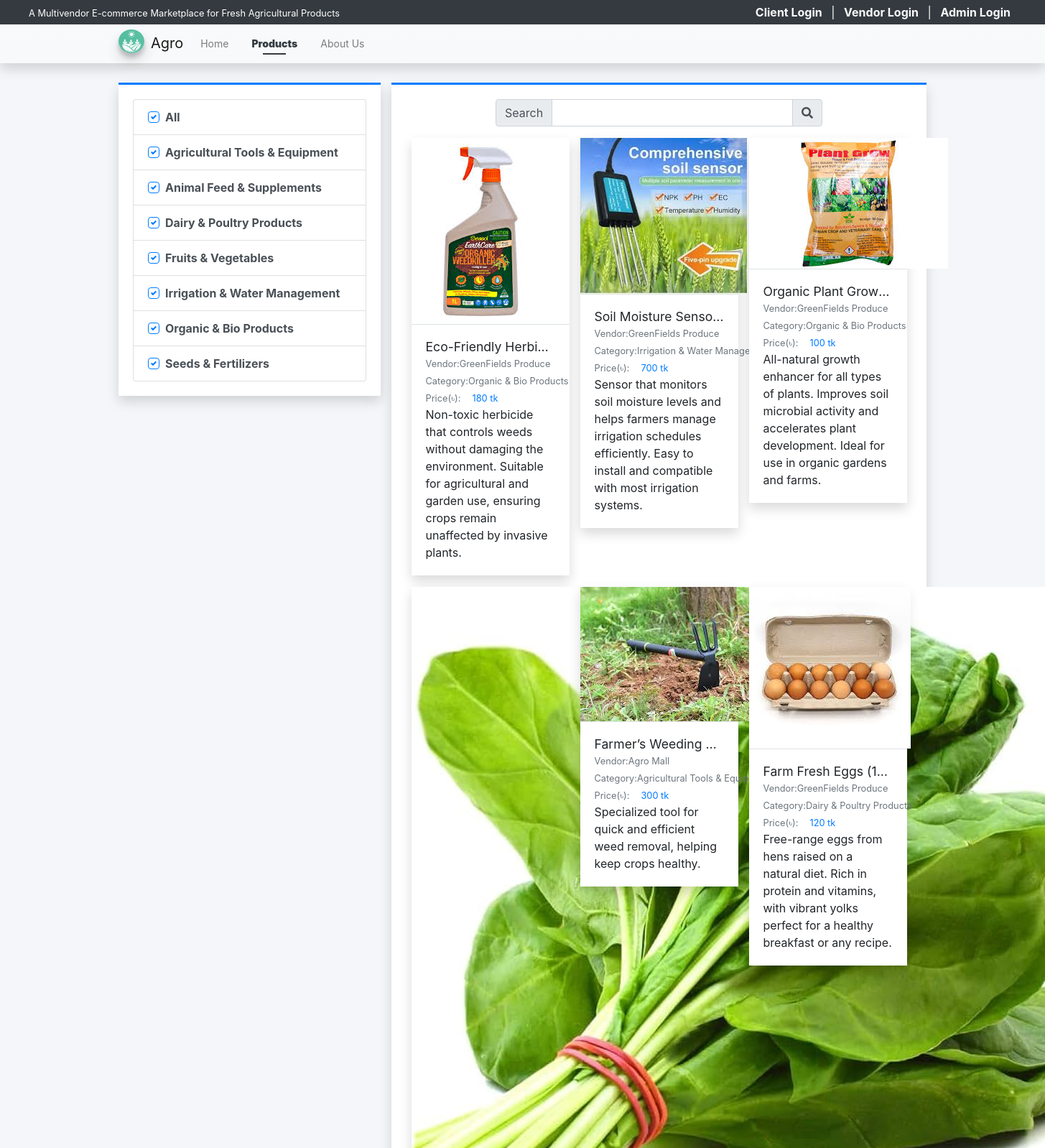
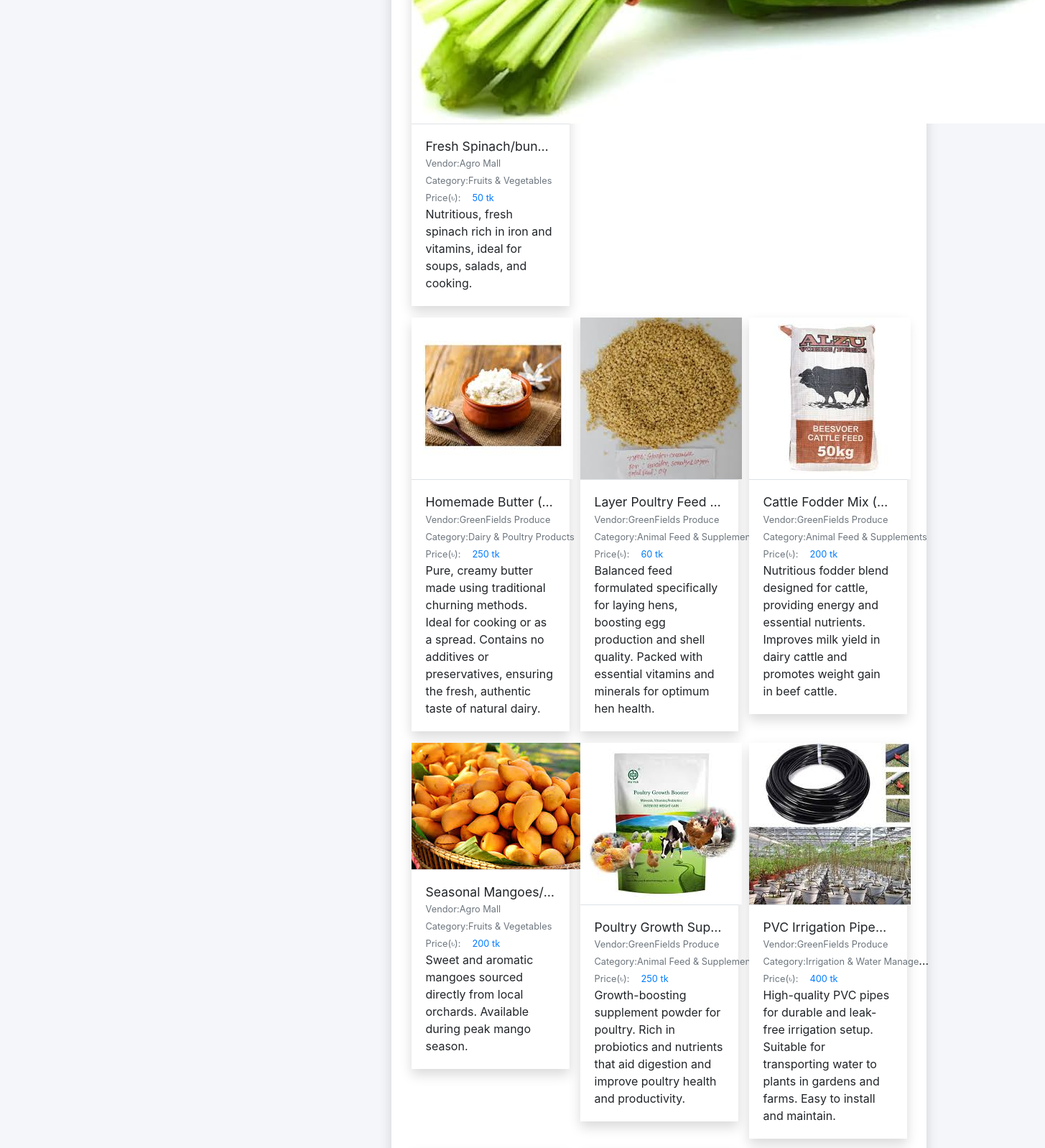
The page /?page=products (upper part) on the database its author committed (2 pictures, top to bottom).
### tables this page shows
CREATE TABLE `category_list` (
  `id` int(30) NOT NULL,
  `vendor_id` int(30) NOT NULL,
  `name` text NOT NULL,
  `description` text NOT NULL,
  `status` tinyint(1) NOT NULL DEFAULT 1,
  `delete_flag` tinyint(1) NOT NULL DEFAULT 0,
  `date_created` datetime NOT NULL DEFAULT current_timestamp(),
  `date_updated` datetime DEFAULT NULL ON UPDATE current_timestamp()
);

CREATE TABLE `product_list` (
  `id` int(30) NOT NULL,
  `vendor_id` int(30) DEFAULT NULL,
  `category_id` int(30) DEFAULT NULL,
  `name` text NOT NULL,
  `description` text NOT NULL,
  `price` double NOT NULL DEFAULT 0,
  `image_path` text DEFAULT NULL,
  `status` tinyint(1) NOT NULL DEFAULT 1,
  `delete_flag` tinyint(1) NOT NULL DEFAULT 0,
  `date_created` datetime NOT NULL DEFAULT current_timestamp(),
  `date_updated` datetime DEFAULT NULL ON UPDATE current_timestamp()
);

CREATE TABLE `vendor_list` (
  `id` int(30) NOT NULL,
  `code` varchar(100) NOT NULL,
  `shop_type_id` int(30) NOT NULL,
  `shop_name` text NOT NULL,
  `shop_owner` text NOT NULL,
  `contact` text NOT NULL,
  `username` text NOT NULL,
  `password` text NOT NULL,
  `avatar` text DEFAULT NULL,
  `status` tinyint(1) NOT NULL DEFAULT 1,
  `delete_flag` tinyint(1) NOT NULL DEFAULT 0,
  `date_created` datetime NOT NULL DEFAULT current_timestamp(),
  `date_updated` datetime DEFAULT NULL ON UPDATE current_timestamp()
);

### config.php (called while the page is built, shortened)
<?php
function validate_image($file){
    $file = explode("?",$file)[0];
	if(!empty($file)){
		if(is_file(base_app.$file)){
			return base_url.$file;
		}else{
			return base_url.'dist/img/no-image-available.png';
		}
	}else{
		return base_url.'dist/img/no-image-available.png';
	}
}
function format_num($number = 0, $max_decimal = ''){
    if(is_numeric($number)){
        $ex = explode('.',$number);
        $dec = isset($ex[1]) ? strlen($ex[1]) : 0;
        if(empty($max_decimal) || (is_numeric($max_decimal) && $max_decimal >= $dec)){
            return number_format($number,$dec);
        }else{
            if(is_numeric($max_decimal))
                return number_format($number,$max_decimal);
            else
                return "Invalid Maximum Decimal";
        }
    }else{
        return "Invalid Number";
    }
}
?>

### products/index.php (the view, shortened to what this page needs)
<?php
$category_ids = isset($_GET['cids']) ? $_GET['cids'] : 'all';
?>
<div class="content py-3">
    <div class="row">
        <div class="col-md-4">
            <div class="card card-outline rounded-0 card-primary shadow">
                <div class="card-body">
                    <div class="list-group">
                        <div class="list-group-item list-group-item-action">
                            <div class="custom-control custom-checkbox">
                                <label for="cat_all" class="custom-control-label"> All</label>
                            </div>
                        </div>
                        <?php
                        $categories = $conn->query("SELECT * FROM `category_list` where delete_flag = 0 and status = 1 order by `name` asc ");
                        while($row = $categories->fetch_assoc()):
                        ?>
                        <div class="list-group-item list-group-item-action">
                            <div class="custom-control custom-checkbox">
                                <label for="cat_item<?= $row['id'] ?>" class="custom-control-label"> <?= $row['name'] ?></label>
                            </div>
                        </div>
                        <?php endwhile; ?>
                    </div>
                </div>
            </div>
        </div>
        <div class="col-md-8">
            <div class="card card-outline card-primary shadow rounded-0">
                <div class="card-body">
                    <div class="container-fluid">
                        <div class="row justify-content-center mb-3">
                            <div class="col-lg-8 col-md-10 col-sm-12">
                                <form action="" id="search-frm">
                                    <div class="input-group">
                                        <div class="input-group-prepend"><span class="input-group-text">Search</span></div>
                                        <input type="search" id="search" class="form-control" value="<?= isset($_GET['search']) ? $_GET['search'] : '' ?>">
                                        <div class="input-group-append"><span class="input-group-text"><i class="fa fa-search"></i></span></div>
                                    </div>
                                </form>
                            </div>
                        </div>
                        <div class="row" id="product_list">
                            <?php
                            $swhere = "";
                            if(!empty($category_ids)):
                            $products = $conn->query("SELECT p.*, v.shop_name as vendor, c.name as `category` FROM `product_list` p inner join vendor_list v on p.vendor_id = v.id inner join category_list c on p.category_id = c.id where p.delete_flag = 0 and p.`status` =1 {$swhere} order by RAND()");
                            while($row = $products->fetch_assoc()):
                            ?>
                            <div class="col-lg-4 col-md-6 col-sm-12 product-item">
                                <a href="./?page=products/view_product&id=<?= $row['id'] ?>" class="card shadow rounded-0 text-reset text-decoration-none">
                                <div class="product-img-holder position-relative">
                                    <img src="<?= validate_image($row['image_path']) ?>" alt="Product-image" class="img-top product-img bg-gradient-gray">
                                </div>
                                    <div class="card-body border-top border-gray">
                                        <h5 class="card-title text-truncate w-100"><?= $row['name'] ?></h5>
                                        <div class="d-flex w-100">
                                            <div class="col-auto px-0"><small class="text-muted">Vendor: </small></div>
                                            <div class="col-auto px-0 flex-shrink-1 flex-grow-1"><p class="text-truncate m-0"><small class="text-muted"><?= $row['vendor'] ?></small></p></div>
                                        </div>
                                        <div class="d-flex">
                                            <div class="col-auto px-0"><small class="text-muted">Category: </small></div>
                                            <div class="col-auto px-0 flex-shrink-1 flex-grow-1"><p class="text-truncate m-0"><small class="text-muted"><?= $row['category'] ?></small></p></div>
                                        </div>
                                        <div class="d-flex">
                                            <div class="col-auto px-0"><small class="text-muted">Price(৳): </small></div>
                                            <div class="col-auto px-0 flex-shrink-1 flex-grow-1"><p class="m-0 pl-3"><small class="text-primary"><?= format_num($row['price']) ?> tk</small></p></div>
                                        </div>
                                        <p class="card-text truncate-3 w-100"><?= strip_tags(html_entity_decode($row['description'])) ?></p>
                                    </div>
                                </a>
                            </div>
                            <?php endwhile; ?>
                            <?php else: ?>
                                <div class="col-12 text-center">
                                    Pleas select atleast 1 product category
                                </div>
                            <?php endif; ?>
                        </div>
                    </div>
                </div>
            </div>
        </div>
    </div>
</div>

### rows shown on the page
category_list: name "Agricultural Tools & Equipment"
category_list: name "Animal Feed & Supplements"
category_list: name "Dairy & Poultry Products"
category_list: name "Fruits & Vegetables"
category_list: name "Irrigation & Water Management"
category_list: name "Organic & Bio Products"
category_list: name "Seeds & Fertilizers"
product_list: shows a picture, name "Eco-Friendly Herbi…", vendor.shop_name "GreenFields Produce", category.name "Organic & Bio Products", price "180", description "Non-toxic herbicide that controls weeds without damaging the environment. Suitable for agricultural and garden use, ensuring crops remain unaffected by invasive plants."
product_list: shows a picture, name "Soil Moisture Sens…", vendor.shop_name "GreenFields Produce", category.name "Irrigation & Water Manage…", price "700", description "Sensor that monitors soil moisture levels and helps farmers manage irrigation schedules efficiently. Easy to install and compatible with most irrigation systems."
product_list: shows a picture, name "Organic Plant Grow…", vendor.shop_name "GreenFields Produce", category.name "Organic & Bio Products", price "100", description "All-natural growth enhancer for all types of plants. Improves soil microbial activity and accelerates plant development. Ideal for use in organic gardens and farms."
product_list: shows a picture, name "Fresh Spinach/bundle", vendor.shop_name "Agro Mall", category.name "Fruits & Vegetables", price "50", description "Nutritious, fresh spinach rich in iron and vitamins, ideal for soups, salads, and cooking."
product_list: shows a picture, name "Farmer’s Weeding…", vendor.shop_name "Agro Mall", category.name "Agricultural Tools & Equip…", price "300", description "Specialized tool for quick and efficient weed removal, helping keep crops healthy."
product_list: shows a picture, name "Farm Fresh Eggs (1…", vendor.shop_name "GreenFields Produce", category.name "Dairy & Poultry Products", price "120", description "Free-range eggs from hens raised on a natural diet. Rich in protein and vitamins, with vibrant yolks perfect for a healthy breakfast or any recipe."
product_list: shows a picture, name "Homemade Butter (…", vendor.shop_name "GreenFields Produce", category.name "Dairy & Poultry Products", price "250", description "Pure, creamy butter made using traditional churning methods. Ideal for cooking or as a spread. Contains no additives or preservatives, ensuring the fresh, authentic taste of natural dairy."
product_list: shows a picture, name "Layer Poultry Feed…", vendor.shop_name "GreenFields Produce", category.name "Animal Feed & Supplements", price "60", description "Balanced feed formulated specifically for laying hens, boosting egg production and shell quality. Packed with essential vitamins and minerals for optimum hen health."
product_list: shows a picture, name "Cattle Fodder Mix (…", vendor.shop_name "GreenFields Produce", category.name "Animal Feed & Supplements", price "200", description "Nutritious fodder blend designed for cattle, providing energy and essential nutrients. Improves milk yield in dairy cattle and promotes weight gain in beef cattle."
product_list: shows a picture, name "Seasonal Mangoes/…", vendor.shop_name "Agro Mall", category.name "Fruits & Vegetables", price "200", description "Sweet and aromatic mangoes sourced directly from local orchards. Available during peak mango season."
product_list: shows a picture, name "Poultry Growth Sup…", vendor.shop_name "GreenFields Produce", category.name "Animal Feed & Supplements", price "250", description "Growth-boosting supplement powder for poultry. Rich in probiotics and nutrients that aid digestion and improve poultry health and productivity."
product_list: shows a picture, name "PVC Irrigation Pipe…", vendor.shop_name "GreenFields Produce", category.name "Irrigation & Water Manage…", price "400", description "High-quality PVC pipes for durable and leak-free irrigation setup. Suitable for transporting water to plants in gardens and farms. Easy to install and maintain."

### other values the page prints
$_settings->info('name') "A Multivendor E-commerce Marketplace for Fresh Agricultural Products"
$_settings->info('short_name') "Agro"
